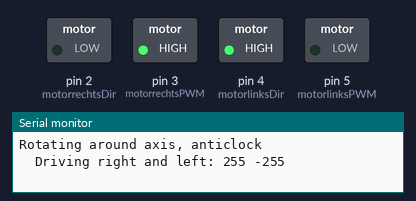
The sketch below on a simulated Arduino Uno, built with avr-gcc and run on an emulated ATmega328P. Shown: switched loads named in the sketch (green lamp = pin HIGH), the last lines printed to the serial monitor.

Above: at 1.5 s.
At 7.5 s:
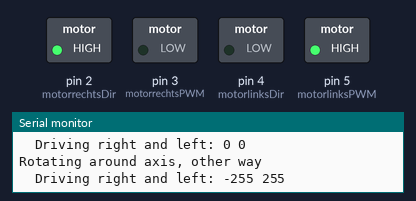
At 10.5 s:
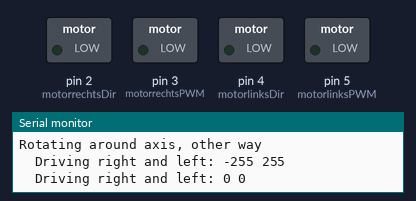
Timing chart, 0 to 15.6 s (numbered marks = the images above):
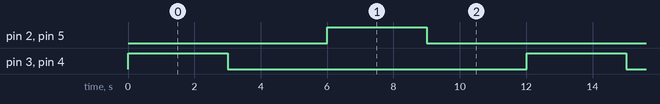

Measured:
- by itself, pin 2 (motorrechtsDir), pin 3 (motorrechtsPWM), pin 4 (motorlinksDir), pin 5 (motorlinksPWM): alternates HIGH for 3.0 s and LOW for 9.0 s
- by itself, everything shown: repeats every 12.0 s, in 4 steps

The sketch:

calib_motors_rotate_axis.ino
```cpp
/*
Line following robot
This sketch to calibrate forward movement.
*/
// typ hier de aansluitingen van de motordriver, voor de twee motors
#define motorrechtsPWM 3
#define motorrechtsDir 2
#define motorlinksPWM  5
#define motorlinksDir  4

bool test=true;

//callibration variables
#define calib_speed_corrR   0  //if motors deviate, correct it
#define calib_speed_corrL   0  //if motors deviate, correct it
#define calib_max_speed    255 //maximum value you want
#define calib_no_speed     110 //lowest value that motors don't move anymore

int right_speed;
int max_speed = calib_max_speed;
int min_speed = calib_no_speed;
int left_speed;


void setup(){
  if (test) {
    Serial.begin(9600);
  }
  pinMode(motorlinksPWM, OUTPUT);
  pinMode(motorlinksDir, OUTPUT);
  pinMode(motorrechtsPWM, OUTPUT);
  pinMode(motorrechtsDir, OUTPUT);

}


void loop(){
  if (test){
    Serial.println("Rotating around axis, anticlock");
  }
  motor_drive(max_speed, -max_speed);
  delay(3000);
  motor_drive(0, 0); //Sends PWM signals to the motors
  delay(3000);

  if (test){
    Serial.println("Rotating around axis, other way");
  }
  motor_drive(-max_speed, max_speed);
  delay(3000);
  motor_drive(0, 0); //Sends PWM signals to the motors
  delay(3000);
}

void motor_drive(int right_speed, int left_speed){
  // Drive motors according to the given values
  if (test){
    Serial.print("  Driving right and left: ");
    Serial.print(right_speed);Serial.print(" ");
    Serial.println(left_speed);
  }
  //apply calibration to the speeds if needed:
  int sgvr = 1;
  if (right_speed != 0) {sgvr = abs(right_speed)/right_speed;}
  int sgvl = 1;
  if (left_speed != 0) {sgvl = abs(left_speed)/left_speed;}
  int vr = abs(right_speed) + calib_speed_corrR;
  int vl = abs(left_speed) + calib_speed_corrL;
  if (vr > calib_max_speed) {vr = calib_max_speed;}
  else if (vr<0) {vr = 0;}
  vr = vr * sgvr;
  if (vl > calib_max_speed) {vl = calib_max_speed;}
  else if (vl<0) {vl = 0;}
  vl = vl * sgvl;

  if (right_speed>=0){
    digitalWrite(motorrechtsDir, LOW); //vooruit
    analogWrite(motorrechtsPWM, right_speed);
  } else {
    digitalWrite(motorrechtsDir, HIGH); //achteruit
    analogWrite(motorrechtsPWM, 255+right_speed);
  }
  if (left_speed>=0){
    digitalWrite(motorlinksDir, LOW); //vooruit
    analogWrite(motorlinksPWM, left_speed);
  } else {
    digitalWrite(motorlinksDir, HIGH); //achteruit
    analogWrite(motorlinksPWM, 255+left_speed);
  }
}
```
